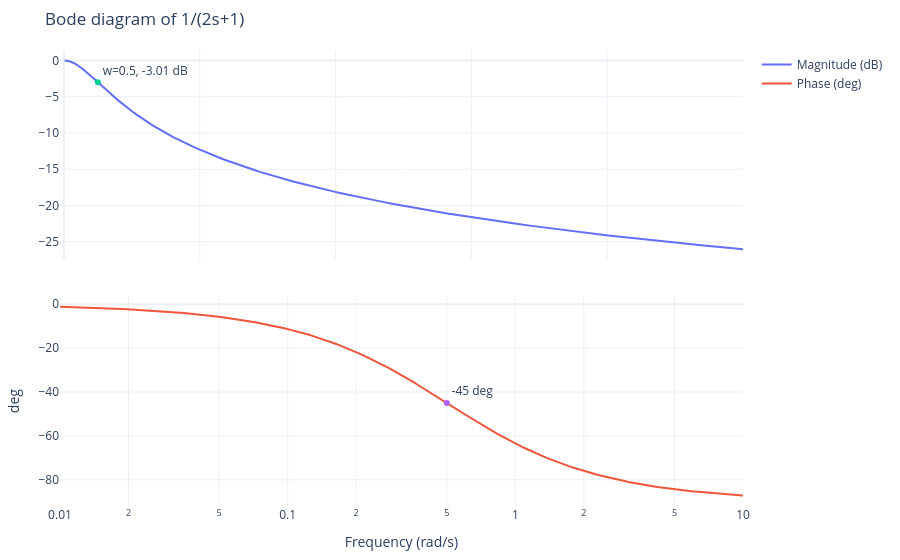

Notebook cell for this chart:
### Markdown cell above
## 4. Bode 圖與頻寬

$$|H(j\omega)| = \left(1+\omega^2T^2\right)^{-1/2},\qquad 20\log|H(j\omega)| = -10\log\left(1+\omega^2T^2\right)$$

轉角頻率 $\omega = 1/T$ 時下降 3 dB、相位 −45°。原講義：`bode(sys1)`，`bandwidth(sys1)` → 0.4988。

### Code cell
w = np.logspace(-2, 1, 400)
_, mag, ph = signal.bode(signal.lti([1], [2, 1]), w)
fig = make_subplots(rows=2, cols=1, shared_xaxes=True, vertical_spacing=0.08)
fig.add_scatter(x=w, y=np.round(mag, 4), name="Magnitude (dB)", row=1, col=1)
fig.add_scatter(x=w, y=np.round(ph, 4), name="Phase (deg)", row=2, col=1)
fig.add_scatter(x=[0.5], y=[-3.01], mode="markers+text", text=["w=0.5, -3.01 dB"], textposition="top right", showlegend=False, row=1, col=1)
fig.add_scatter(x=[0.5], y=[-45], mode="markers+text", text=["-45 deg"], textposition="top right", showlegend=False, row=2, col=1)
fig.update_xaxes(type="log", title="Frequency (rad/s)", row=2, col=1)
fig.update_yaxes(title="dB", row=1, col=1)
fig.update_yaxes(title="deg", row=2, col=1)
show(fig, "Bode diagram of 1/(2s+1)", None, None, h=560)
bw = np.sqrt(10 ** 0.3 - 1) / 2                   # |H| 降到 10^(-3/20) 的頻率
print(f"bandwidth = {bw:.4f} rad/s   (MATLAB bandwidth(sys1) -> 0.4988; 1/T = 0.5)")
print(f"10^(-3/20) = {10 ** (-3 / 20):.4f}")

### Figure 1 — Plotly figure (JSON) as saved in the notebook; plotly's stock layout.template omitted (floating-point values rounded to 4 significant figures; data arrays with more than 128 entries replaced by an {"elided": "..."} marker saying what was removed)
{"data": [{"name": "Magnitude (dB)", "type": "scatter", "x": {"elided": "400 float values"}, "xaxis": "x", "y": {"elided": "400 float values"}, "yaxis": "y"}, {"name": "Phase (deg)", "type": "scatter", "x": {"elided": "400 float values"}, "xaxis": "x2", "y": {"elided": "400 float values"}, "yaxis": "y2"}, {"mode": "markers+text", "showlegend": false, "text": ["w=0.5, -3.01 dB"], "textposition": "top right", "type": "scatter", "x": [0.5], "xaxis": "x", "y": [-3.01], "yaxis": "y"}, {"mode": "markers+text", "showlegend": false, "text": ["-45 deg"], "textposition": "top right", "type": "scatter", "x": [0.5], "xaxis": "x2", "y": [-45], "yaxis": "y2"}], "layout": {"height": 560, "margin": {"b": 50, "l": 60, "r": 20, "t": 50}, "title": {"text": "Bode diagram of 1/(2s+1)"}, "xaxis": {"anchor": "y", "domain": [0.0, 1.0], "matches": "x2", "showticklabels": false, "title": {}}, "xaxis2": {"anchor": "y2", "domain": [0.0, 1.0], "title": {"text": "Frequency (rad/s)"}, "type": "log"}, "yaxis": {"anchor": "x", "domain": [0.54, 1.0], "title": {}}, "yaxis2": {"anchor": "x2", "domain": [0.0, 0.46], "title": {"text": "deg"}}}}
